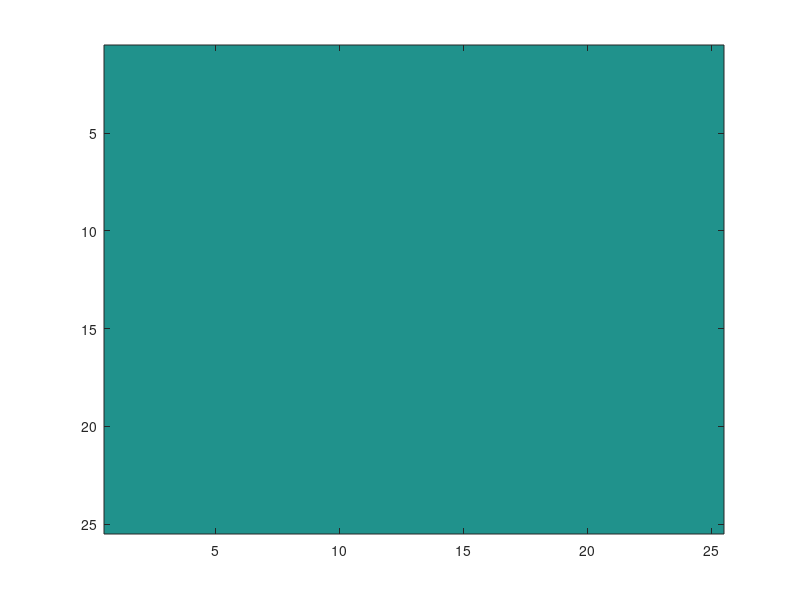

Write MATLAB code to recreate this figure. (Note: this script raises an error after producing the figure.)


max_step = 20;
pause_time = 1;
time_interval = 0.1;

gs = [25 25];

Grid_visited = zeros(gs(1),gs(2),max_step);
Grid_obs = zeros(gs(1),gs(2));
obstacle_map = [4, 4;
                4, 5;
                5, 5;
                5, 6];

            
rrange = 2;
nbrange = 1;
mu = 0.11;     
A = 80;
B = 1;
D = 1;
E = 1;
            
Activity = ones(gs(1),gs(2),max_step)*E;
for intidx = 1:size(obstacle_map,1)
    Grid_obs(obstacle_map(intidx,1),obstacle_map(intidx,2)) = 1;
    Activity(obstacle_map(intidx,1),obstacle_map(intidx,2),1) = -E;
end





   for selfrow = 1:gs(1)
       for selfcol = 1:gs(2)
           
           for shiftrow = -rrange:rrange
               for shiftcol = -rrange:rrange
                   nextrow = selfrow + shiftrow;
                   nextcol = selfcol + shiftcol;
                   if (nextrow <= gs(1) && nextrow > 0 && nextcol <= gs(2) && nextcol > 0)
                        Weight(selfrow, selfcol, nextrow, nextcol) = mu/norm([nextrow, nextcol]-[selfrow,selfcol]);
                   end
                   if (shiftrow == selfrow && shiftcol == selfcol)
                       Weight(selfrow, selfcol, nextrow, nextcol) = 0;
                   end
               end
           end
       end
   end
   
   for step = 1:20
       pause(pause_time)
       
       for selfrow = 1:gs(1)
           for selfcol = 1:gs(2)
               
               sums = 0;
               
               for shiftrow = -nbrange:nbrange
                   for shiftcol = -nbrange:nbrange
                       nextrow = selfrow + shiftrow;
                       nextcol = selfcol + shiftcol;
                       if (shiftrow == 0 && shiftcol == 0)
                           a = 1+1;
                       elseif (nextrow <= gs(1) && nextrow > 0 && nextcol <= gs(2) && nextcol > 0)
                           
                           if Activity(nextrow, nextcol, step) <= 0
                               nextactivity = 0;
                           else
                               nextactivity =  Activity(nextrow, nextcol, step);
                           end
                           sums = sums + nextactivity*Weight(selfrow, selfcol, nextrow, nextcol);
                           if (selfrow == 4 && selfcol == 5)
                                disp(['row ', num2str(nextrow), ' col ', num2str(nextcol), ' activity '...
                                    ,num2str(nextactivity*Weight(selfrow, selfcol, nextrow, nextcol))]);
                           end
                       end
                   end
               end
               if (Grid_visited(selfrow,selfcol,step) == 0)
                   excitatory_input = E;
               else
                   excitatory_input = 0;
               end
               if (Grid_obs(selfrow,selfcol) == 1)
                   inhibitory_input = E;
                   
                   Activity(selfrow, selfcol, step+1) = Activity(selfrow, selfcol, step);
                                                   
               else
                   inhibitory_input = 0;
                   
                    Activity(selfrow, selfcol, step+1) = Activity(selfrow, selfcol, step) +...
                                                (-A*Activity(selfrow, selfcol, step) +...
                                               (B-Activity(selfrow, selfcol, step))*(excitatory_input + sums)+...
                                               -(D+Activity(selfrow, selfcol, step))*inhibitory_input)*time_interval;
               end
               
               
               if Activity(selfrow, selfcol, step+1) > E
                   Activity(selfrow, selfcol, step+1) = E;
               elseif Activity(selfrow, selfcol, step+1) < -E
                   Activity(selfrow, selfcol, step+1) = -E;
               end
           end
       end
       
       figure(1)
       title('Robot Coverage Map')
       imagesc(flipud(transpose(Activity(:,:,step+1))))
       colormap('parula');
       colorbar       
       caxis([-E E])
   end
   
   
    %{
    
    scg = rcg;
    Wp = [];
    
    
    
    for idx = 1: size(Wp_hack,1)
        gcg = [ceil(Wp_hack(idx,1)) ceil(Wp_hack(idx,2))];
        Wp_s = PC_Astar_origin_algorithm(gs, Gobs, Wp_hack(idx,3), scg, gcg); %segemented Wp
        Wp_s(:, 3) = Wp_hack(idx,3);
        Wp = [Wp; Wp_s];
        scg = gcg;
    end
   
    
    
    
    for step = 1: tot_step
        
        
        
        
        
    end
    
    Wp(:, 1:2) = (Wp(:, 1:2) - 0.5)*gw;
    Wp_hack = (Wp_hack-0.5)*gw;
   %}